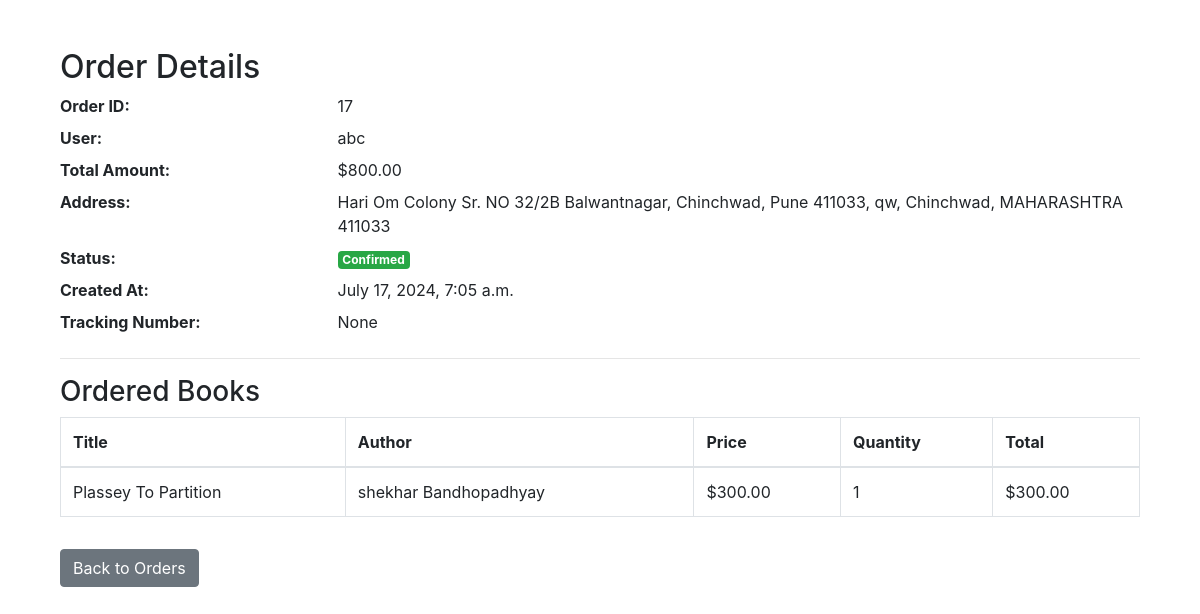
Page /orders/17/ on the committed database.
### bookstore/models.py (models this page shows)
class Order(models.Model):
    user = models.ForeignKey(User, on_delete=models.CASCADE)
    total_amount = models.DecimalField(max_digits=10, decimal_places=2)
    created_at = models.DateTimeField(auto_now_add=True)
    address_line1 = models.CharField(max_length=255, null=True, default=None, blank=True  )
    address_line2 = models.CharField(max_length=255, blank=True, null=True,default=None)
    city = models.CharField(max_length=100,null=True, default=None, blank=True)
    state = models.CharField(max_length=100,null=True, default=None, blank=True)
    zip_code = models.CharField(max_length=20, default = 411033)
    is_confirmed = models.BooleanField(default=False)
    tracking_number = models.CharField(max_length=100, blank=True, null=True)

class OrderItem(models.Model):
    order = models.ForeignKey(Order, related_name='items', on_delete=models.CASCADE)
    book = models.ForeignKey(Book, on_delete=models.CASCADE)  # Assuming Book model exists
    quantity = models.IntegerField()
    price = models.DecimalField(max_digits=10, decimal_places=2)
    @property
    def total(self):
        return self.quantity * self.price

class Book(models.Model):
    title = models.CharField(max_length=255)
    author = models.CharField(max_length=100)
    description = models.TextField()
    price = models.DecimalField(max_digits=10, decimal_places=2)
    published_date = models.DateField()
    categories = models.ManyToManyField(Category)
    image = models.ImageField(upload_to='book_images/', null=True, blank=True)
    default_rating = models.FloatField(default=2.5)

### bookstore/views.py (the view)
# urls.py: path('orders/<int:pk>/', OrderDetailView.as_view(), name='order_detail'),
class OrderDetailView(DetailView):
    model = Order
    template_name = 'order_detail.html'
    context_object_name = 'order'
    def get_context_data(self, **kwargs):
        context = super().get_context_data(**kwargs)
        context['ordered_books'] = OrderItem.objects.filter(order=self.object)
        return context

### templates/order_detail.html (shortened to what this page needs)
{% extends 'base.html' %}
{% block content %}
<div class="container mt-4">
    <h2>Order Details</h2>
    <dl class="row">
        <dt class="col-sm-3">Order ID:</dt>
        <dd class="col-sm-9">{{ order.id }}</dd>
        <dt class="col-sm-3">User:</dt>
        <dd class="col-sm-9">{{ order.user.username }}</dd>
        <dt class="col-sm-3">Total Amount:</dt>
        <dd class="col-sm-9">${{ order.total_amount }}</dd>
        <dt class="col-sm-3">Address:</dt>
        <dd class="col-sm-9">{{ order.address_line1 }}, {{ order.address_line2 }}, {{ order.city }}, {{ order.state }} {{ order.zip_code }}</dd>
        <dt class="col-sm-3">Status:</dt>
        <dd class="col-sm-9">
            {% if order.is_confirmed %}
                <span class="badge badge-success">Confirmed</span>
            {% else %}
                <span class="badge badge-warning">Pending</span>
            {% endif %}
        </dd>
        <dt class="col-sm-3">Created At:</dt>
        <dd class="col-sm-9">{{ order.created_at }}</dd>
        <dt class="col-sm-3">Tracking Number:</dt>
        <dd class="col-sm-9">{{ order.tracking_number }}</dd>
    </dl>
    <hr>
    <h3>Ordered Books</h3>
    <div class="table-responsive">
        <table class="table table-bordered">
            <thead>
                <tr>
                    <th>Title</th>
                    <th>Author</th>
                    <th>Price</th>
                    <th>Quantity</th>
                    <th>Total</th>
                </tr>
            </thead>
            <tbody>
                {% for item in ordered_books %}
                    <tr>
                        <td>{{ item.book.title }}</td>
                        <td>{{ item.book.author }}</td>
                        <td>${{ item.price }}</td>
                        <td>{{ item.quantity }}</td>
                        <td>${{ item.total }}</td>
                    </tr>
                {% empty %}
                    <tr>
                        <td colspan="5">No books ordered.</td>
                    </tr>
                {% endfor %}
            </tbody>
        </table>
    </div>
    <div class="mt-3">
        <a href="{% url 'admin_orders' %}" class="btn btn-secondary">Back to Orders</a>
    </div>
</div>
{% endblock %}

### rows in the picture
Order: id "17", user.username "abc", total_amount "800.00", address_line1 "Hari Om Colony Sr. NO 32/2B Balwantnagar, Chinchwad, Pune 411033", address_line2 "qw", city "Chinchwad", state "MAHARASHTRA", zip_code "411033", created_at "July 17, 2024, 7:05 a.m.", tracking_number "None"
OrderItem: book "Plassey To Partition", book.author "shekhar Bandhopadhyay", price "300.00", quantity "1", total "300.00"
